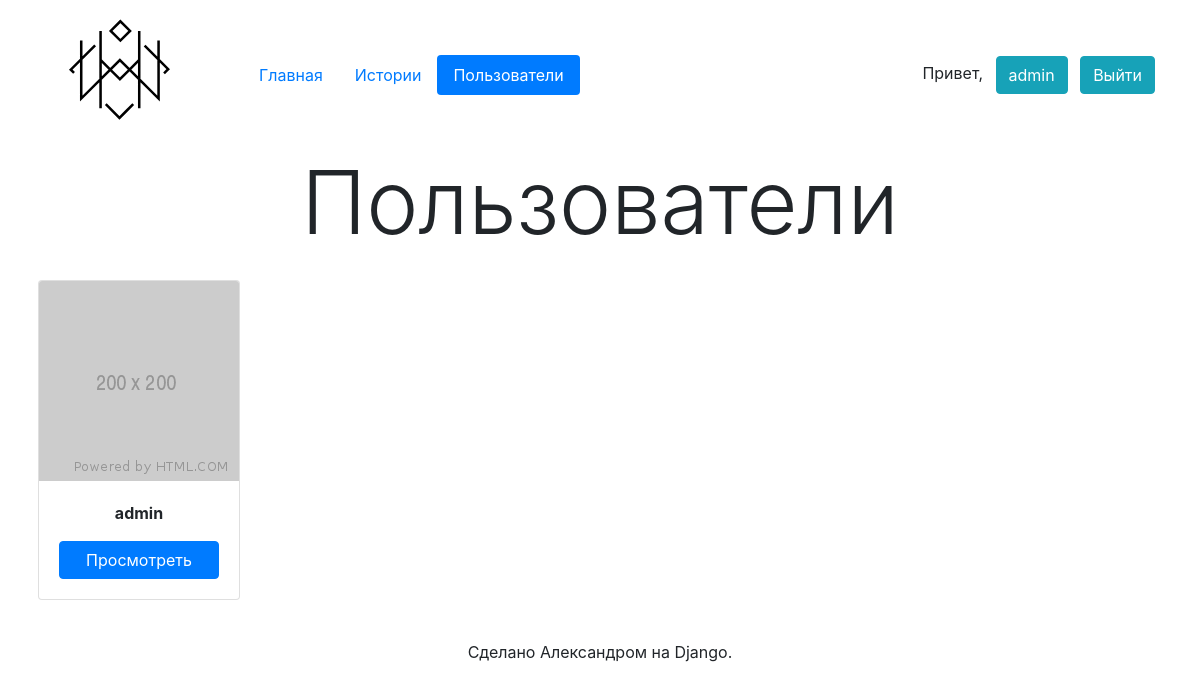
Page /users/ (signed in) on the earlier database version.
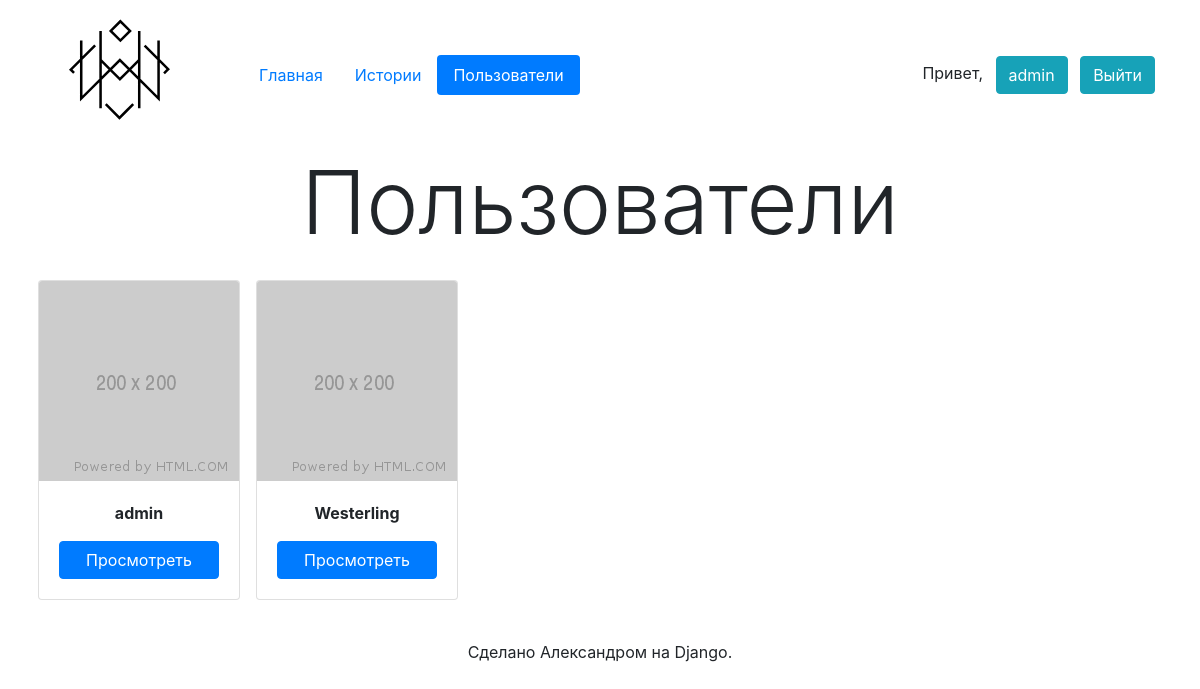
Same page on the later database version.
### app/models.py (models this page shows, shortened)
class Profile(models.Model):
    GENDERS = [
        (None, 'Выберите пол'),
        ('Мужской', 'Мужской'),
        ('Женский', 'Женский'),
    ]
    user = models.OneToOneField(User, verbose_name='Пользователь', on_delete=models.CASCADE)
    image = models.ImageField('Аватар', upload_to='users/', default='placeholder-200.png')
    gender = models.CharField('Пол', choices=GENDERS, blank=False, default=None, max_length=7, null=True)
    birth_date = models.DateField('Дата рождения', null=True, default=timezone.now)
    bio = models.TextField('Личная информация', max_length=1000)
    is_private = models.BooleanField('Приватный', default=False)
    class Meta:
        verbose_name = 'Профиль'
        verbose_name_plural = 'Профили'

### app/views.py (the view)
# urls.py: path('users/', UsersListView.as_view(), name='users'),
class UsersListView(LoginRequiredMixin, ListView):
    login_url = 'sign_in'
    model = Profile
    template_name = 'users.html'
    context_object_name = 'users_list'

### app/templatetags/app_tags.py (called while the page is built)
@register.inclusion_tag('layout/base_tag.html', takes_context=True)
def nav(context, template='nav.html', page='index'):
    return {'context': context, 'template': template, 'page': page}

### templates/users.html (shortened to what this page needs)
{% extends 'layout/base.html' %}
{% load app_tags %}
{% block nav %}
    {% nav page='users' %}
{% endblock %}
{% block h1 %}
    Пользователи
{% endblock %}
{% block content %}
    <div class="row">
        {% for usr in users_list %}
                <div class="card mx-2">
                    <img src="{{ usr.image.url }}" class="card-img-top" width="200" height="200" alt="User Image">
                    <div class="d-flex card-body justify-content-center flex-column" style="max-width: 200px">
                        <b class="mb-3 card-title text-center">{{ usr.user.username }}</b>
                        <a href="{% url 'profile' usr.user.username %}" class="btn btn-primary">Просмотреть</a>
                    </div>
                </div>
        {% endfor %}
    </div>
{% endblock %}

Differences in the rows shown:
added Profile: image (placeholder picture), user.username "Westerling"
